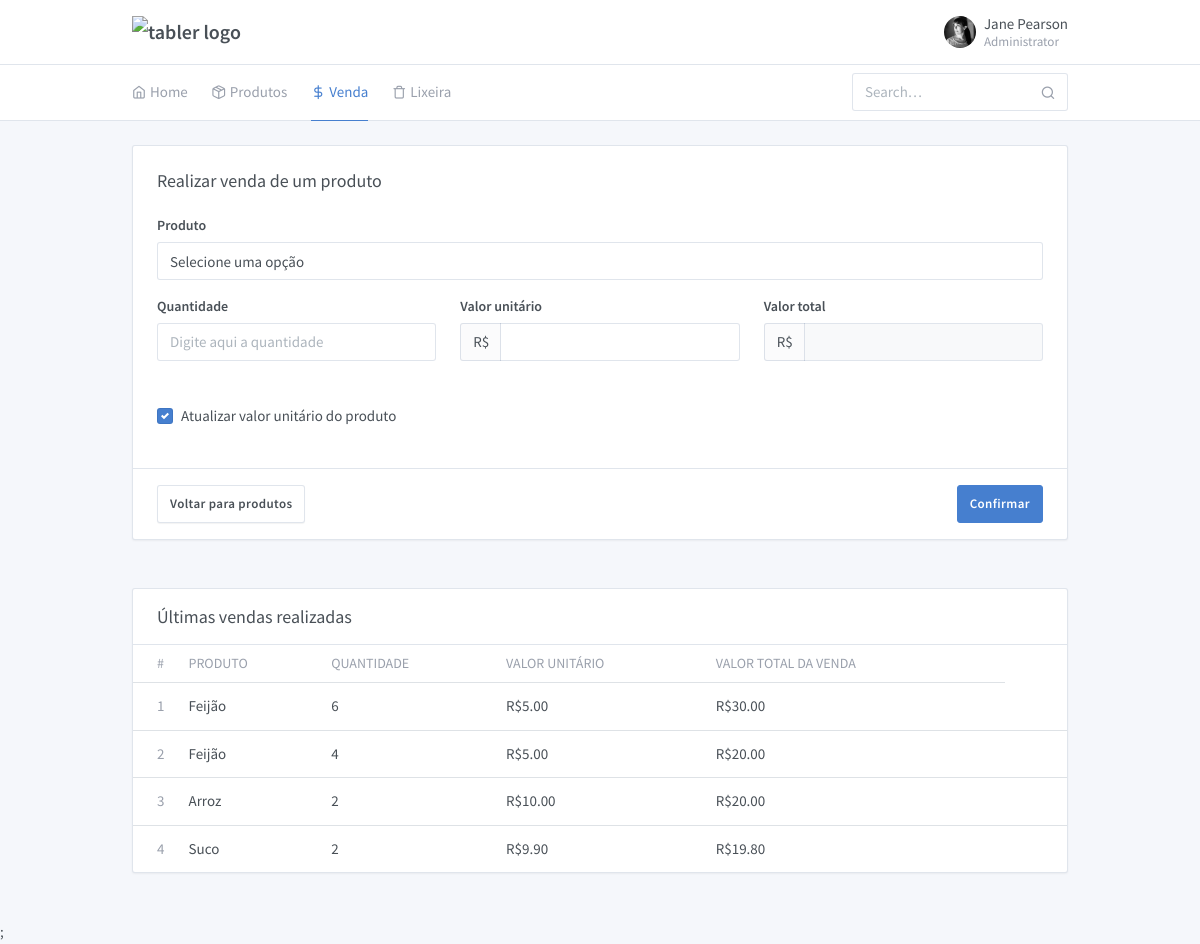
Page /projeto/form-venda.php on the earlier database version.
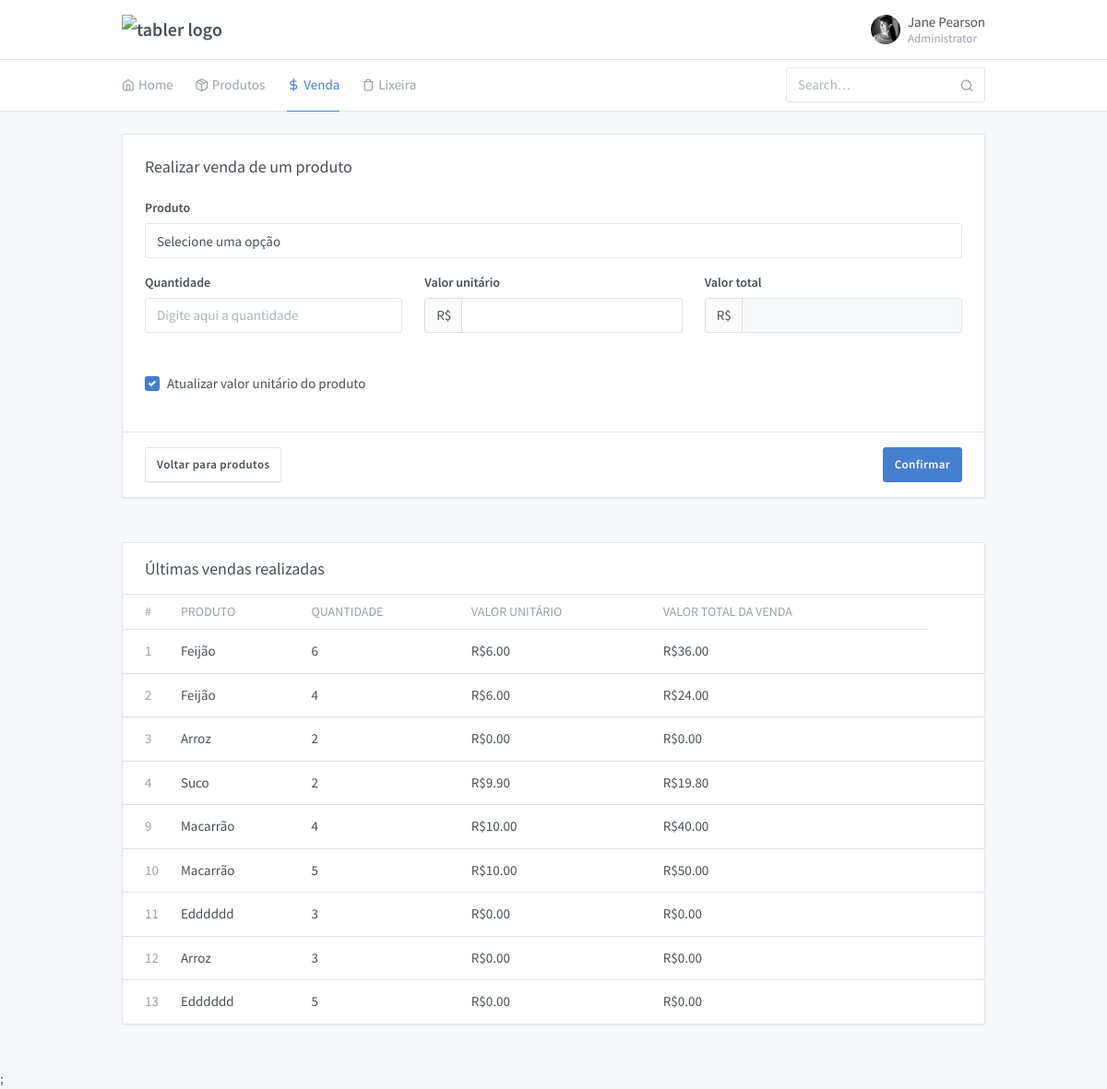
Same page on the later database version.
### tables this page shows
CREATE TABLE `venda` (
  `ven_id` int(11) NOT NULL,
  `pro_id` int(11) NOT NULL,
  `ven_qtd` int(11) NOT NULL,
  `ven_data` timestamp NOT NULL DEFAULT current_timestamp()
);

CREATE TABLE `produto` (
  `pro_id` int(11) NOT NULL,
  `pro_desc` varchar(150) NOT NULL,
  `pro_vlrunt` decimal(10,2) NOT NULL,
  `pro_qtdestoque` int(11) NOT NULL,
  `pro_codbarras` varchar(13) NOT NULL,
  `pro_ativo` varchar(1) NOT NULL
);

### projeto/venda/Venda.php (called while the page is built, shortened)
<?php
require_once '../Conexao.php';
class Venda
{
    private $id;
    private $produto_descricao;
    private $total;
    private $quantidade;
    private $valor_unitario;
    function __construct($id = null, $produto_id = null, $quantidade = null, $valor_unitario = null)
    {
        $this->id = $this->setId($id);
        $this->quantidade = $this->setQuantidade($quantidade);
        $this->valor_unitario = $this->setValorUnitario($valor_unitario);
    }
    public function getId()
    {
        return $this->id;
    }
    private function setId($id)
    {
        $this->id = $id;
    }
    public function getDescricaoProduto()
    {
        return $this->produto_descricao;
    }
    private function setDescricaoProduto($produto_descricao)
    {
        $this->produto_descricao = $produto_descricao;
    }
    public function getValorTotal()
    {
        return $this->total;
    }
    private function setValorTotal($total)
    {
        $this->total = $total;
    }
    public function getQuantidade()
    {
        return $this->quantidade;
    }
    private function setQuantidade($quantidade)
    {
        $this->quantidade = $quantidade;
    }
    public function getValorUnitario()
    {
        return $this->valor_unitario;
    }
    private function setValorUnitario($valor_unitario)
    {
        $this->valor_unitario = $valor_unitario;
    }
    public function listAll()
    {
        $conn = new Conexao();
        $conn->setConexao();
        $conn->query("SELECT
                    v.ven_id,
                    p.pro_id,
                    p.pro_desc,
                    v.ven_qtd,
                    p.pro_vlrunt,
                    (v.ven_qtd * p.pro_vlrunt) as total
        FROM venda v
        left join produto p on
            p.pro_id = v.pro_id
        group by v.ven_id");
        $retorno = [];
        if ($conn->getQuery()) {
            foreach ($conn->getArrayResults() as $linha) {
                $venda = new Venda();
                $venda->setId($linha['ven_id']);
                $venda->setProdutoId($linha['pro_id']);
                $venda->setDescricaoProduto($linha['pro_desc']);
                $venda->setValorUnitario($linha['pro_vlrunt']);
                $venda->setQuantidade($linha['ven_qtd']);
                $venda->setValorTotal($linha['total']);
                $retorno[] = $venda;
            }
        }
        return $retorno;
    }
}

### Conexao.php (called while the page is built, shortened)
<?php
class Conexao {
  private $nome;
  private $host;
  private $usuario;
  private $senha;
  private $conexao;
  private $query;
  function __construct($sNome = 'avaliacao', $sHost = 'localhost', $sUsuario = 'root', $sSenha = '') {
    $this->nome    = $sNome;
    $this->host    = $sHost;
    $this->usuario = $sUsuario;
    $this->senha   = $sSenha;
  }
  public function setConexao() {
    if(!empty($this->host) && !empty($this->usuario)) {
      if (@$this->conexao = mysqli_connect($this->host, $this->usuario, $this->senha)) {
        mysqli_select_db($this->conexao, $this->nome);
        mysqli_query($this->conexao, 'SET character_set_connection=utf8');
        mysqli_query($this->conexao, 'SET character_set_client=utf8');
        mysqli_query($this->conexao, 'SET character_set_results=utf8');
        $nOffset = -10800;
        $this->timeZone = sprintf('Etc/GMT+%s', ($nOffset / 3600 * -1));
      } else {
        echo 'Nosso banco de dados não está respondendo à solicitação de acesso, já estamos verificando. Por favor aguarde!';
      }
    } else {
      echo 'not working';
    }
  }
  public function query($sSql, $bReturn = false) {
    if($rQry = mysqli_query($this->conexao, $sSql)) {
      if($bReturn) {
        return $rQry;
      } else {
        $this->query = $rQry;
      }
    }
  }
  public function getQuery() {
    return $this->query;
  }
  public function getArrayResults() {
    $aReturn = [];
    while ($aDados = mysqli_fetch_array($this->query, MYSQLI_ASSOC)) {
      $aReturn[] = $aDados;
    }
    return $aReturn;
  }
}

### projeto/form-venda.php (the view, shortened to what the changed rows need)
<?php
require_once '../projeto/venda/Venda.php';
$termobusca = isset($_GET['termobusca']) ? $_GET['termobusca']: null;
$venda = new Venda();
$vendas = is_null($termobusca)? $venda->listAll() : $venda->listAllBySearchTerm($termobusca);
?>
<!doctype html>
<html lang="en" dir="ltr">
<head>
  <link rel="stylesheet" href="https://maxcdn.bootstrapcdn.com/font-awesome/4.7.0/css/font-awesome.min.css">
  <link href="./assets/css/dashboard.css" rel="stylesheet" />
  <link href="./assets/plugins/charts-c3/plugin.css" rel="stylesheet" />
  <link href="./assets/plugins/maps-google/plugin.css" rel="stylesheet" />
</head>
<body class="">
  <div class="page">
    <div class="page-main">
      <div class="my-3 my-md-5">
        <div class="container">
          <div class="row row-cards row-deck">
            <div class="col-12">
              <div class="card">
                <div class="table-responsive">
                  <table class="table card-table table-vcenter text-nowrap">
                    <thead>
                      <tr>
                        <th class="w-1">#</th>
                        <th>Produto</th>
                        <th>Quantidade</th>
                        <th>Valor unitário</th>
                        <th>Valor total da venda</th>
                      </tr>
                    </thead>
                    <tbody>
                      <?php
                      foreach ($vendas as $venda) {
                        echo '<td><span class="text-muted">' . $venda->getId() . '</span></td>
                              <td>
                                ' . $venda->getDescricaoProduto() . '
                              </td>
                              <td>
                                ' . $venda->getQuantidade() . '
                              </td>
                              <td>
                                R$' . $venda->getValorUnitario() . '
                              </td>
                              <td>
                                R$' . $venda->getValorTotal() . '
                              </td>
                              <td>
                              </td>
                            </tr>';
                      }
                      ?>
                    </tbody>
                  </table>
                </div>
              </div>
            </div>
          </div>
        </div>
      </div>
    </div>
  </div>
</body>
</html>

Differences in the rows shown:
changed venda id 1: pro.pro_vlrunt "5.00" → "6.00"; ValorTotal "30.00" → "36.00"
changed venda id 2: pro.pro_vlrunt "5.00" → "6.00"; ValorTotal "20.00" → "24.00"
changed venda id 3: pro.pro_vlrunt "10.00" → "0.00"; ValorTotal "20.00" → "0.00"
added venda: ven_id "9", pro.pro_desc "Macarrão", ven_qtd "4", pro.pro_vlrunt "10.00", ValorTotal "40.00"
added venda: ven_id "10", pro.pro_desc "Macarrão", ven_qtd "5", pro.pro_vlrunt "10.00", ValorTotal "50.00"
added venda: ven_id "11", pro.pro_desc "Edddddd", ven_qtd "3", pro.pro_vlrunt "0.00", ValorTotal "0.00"
added venda: ven_id "12", pro.pro_desc "Arroz", ven_qtd "3", pro.pro_vlrunt "0.00", ValorTotal "0.00"
added venda: ven_id "13", pro.pro_desc "Edddddd", ven_qtd "5", pro.pro_vlrunt "0.00", ValorTotal "0.00"
